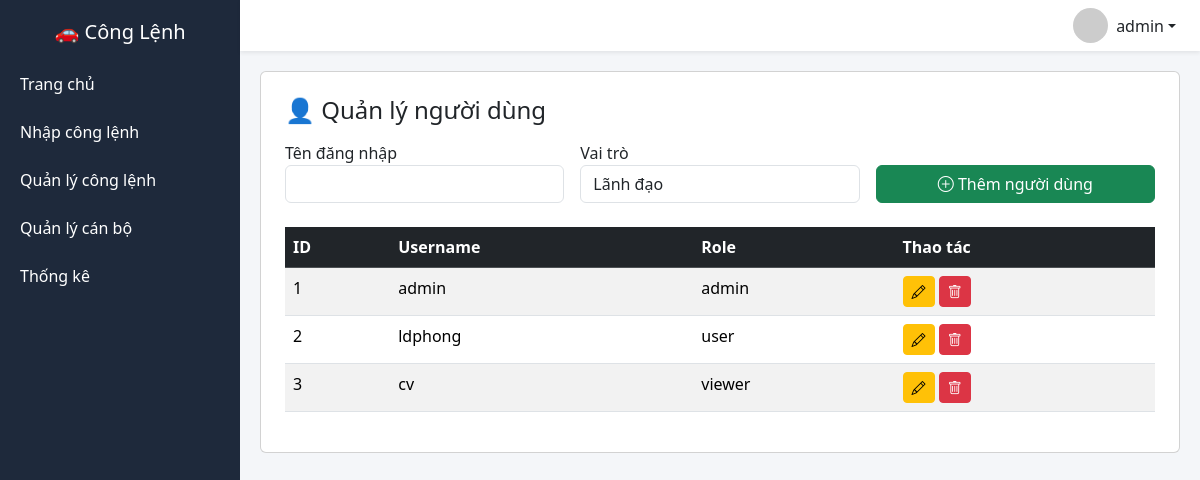
Page /quanly_user (signed in) on the committed database.
### tables this page shows
CREATE TABLE users (
    id INTEGER PRIMARY KEY AUTOINCREMENT,
    username TEXT UNIQUE,
    password TEXT,
    role TEXT
);

### app.py (the view)
@app.route("/quanly_user")
def quanly_user():
    if not check_role(["admin"]):
        return "Không có quyền!"
    conn = sqlite3.connect(DB)
    conn.row_factory = sqlite3.Row
    c = conn.cursor()
    c.execute("SELECT * FROM users ORDER BY id ASC")
    data = c.fetchall()
    conn.close()
    return render_template("quanly_user.html", data=data)

### app.py (called while the page is built)
def check_role(roles):
    return session.get("role") in roles

@app.before_request
def require_login():
    allowed_routes = [
        "login",
        "static",
        "api_nguoidicongtac",
        "api_nguoiky"
    ]
    if request.endpoint is None:
        return
    if request.endpoint not in allowed_routes and "user" not in session:
        return redirect("/login")

### templates/quanly_user.html (shortened to what this page needs)
{% extends "layout.html" %}
{% block content %}
<div class="card p-4 card-dashboard">
<h4 class="mb-3">👤 Quản lý người dùng</h4>
<form method="post" action="/them_user" class="row g-3 mb-4">
<div class="col-md-4">
<label>Tên đăng nhập</label>
<input name="username" required class="form-control">
</div>
<div class="col-md-4">
<label>Vai trò</label>
<select name="role" class="form-control">
<option value="user">Lãnh đạo</option>
</select>
</div>
<div class="col-md-4 d-flex align-items-end">
<button type="submit" class="btn btn-success w-100">
<i class="bi bi-plus-circle"></i> Thêm người dùng
</button>
</div>
</form>
<table class="table table-striped table-hover">
<thead class="table-dark">
<tr>
<th>ID</th>
<th>Username</th>
<th>Role</th>
<th>Thao tác</th>
</tr>
</thead>
<tbody>
{% for row in data %}
<tr>
<td>{{row.id}}</td>
<td>{{row.username}}</td>
<td>{{row.role}}</td>
<td>
<a href="/sua_user/{{row.id}}" class="btn btn-sm btn-warning">
<i class="bi bi-pencil"></i>
</a>
<a href="/xoa_user/{{row.id}}"
class="btn btn-sm btn-danger"
onclick="return confirm('Xóa user này?')">
<i class="bi bi-trash"></i>
</a>
</td>
</tr>
{% endfor %}
</tbody>
</table>
</div>
{% endblock %}

### templates/layout.html (style rules this page uses)
body { background:#f4f6f9; margin:0; font-family:Segoe UI,Arial; }

### rows in the picture
users: id "1", username "admin", role "admin"
users: id "2", username "ldphong", role "user"
users: id "3", username "cv", role "viewer"

### other values in the picture
{{ session.get('user') }} "admin"
